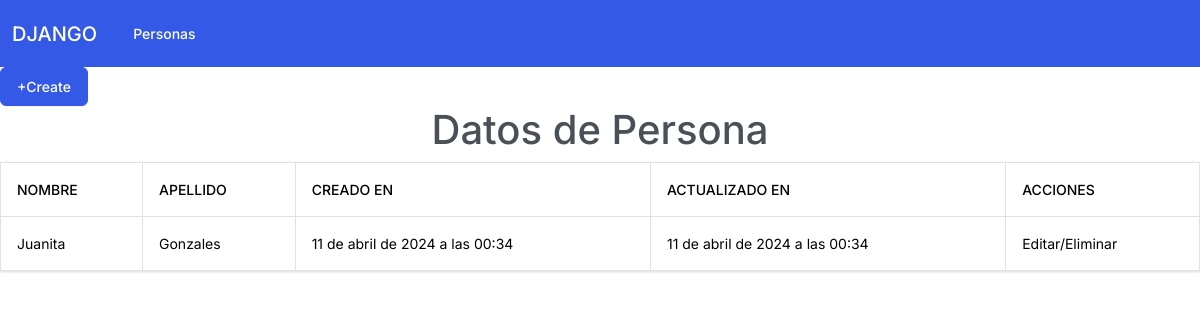
Page /get/5 on the committed database.
### person/models.py (models this page shows, shortened)
class Person(models.Model):
    firstName = models.CharField(max_length=255, verbose_name='Nombre')
    lastName = models.CharField(max_length=255, verbose_name='Apellido')
    created_at = models.DateTimeField(auto_now_add=True, verbose_name='Creado en')
    updated_at = models.DateTimeField(auto_now=True, verbose_name='Actualizado en')
    class Meta:
        verbose_name = 'Persona'
        verbose_name_plural = 'Personas'

### person/views.py (the view)
# urls.py: path('get/<int:pk>', views.get, name='get'),
def get(request, pk):
    person = Person.objects.get(pk=pk)
    return render(request, 'person.html',
                 {'title' : 'Persona', 'persona':person})

### person/templates/person.html (shortened to what this page needs)
{% extends 'layout.html' %}
{% block content %}
    <a href="{% url 'create' %}" class="btn btn-primary">+Create</a>
<h1 class = "text-center">Datos de Persona</h1>
<table class = "table table-bordered">
    <thead>
        <th>Nombre</th>
        <th>Apellido</th>
        <th>Creado en</th>
        <th>Actualizado en</th>
        <th>Acciones</th>
    </thead>
    <tbody>
        <tr>
            <td>{{persona.firstName}}</td>
            <td>{{persona.lastName}}</td>
            <td>{{persona.created_at}}</td>
            <td>{{persona.updated_at}}</td>
            <td>Editar/Eliminar</td>
        </tr>
    </tbody>
</table>
{% endblock %}

### rows in the picture
Person: firstName "Juanita", lastName "Gonzales", created_at "11 de abril de 2024 a las 00:34", updated_at "11 de abril de 2024 a las 00:34"
